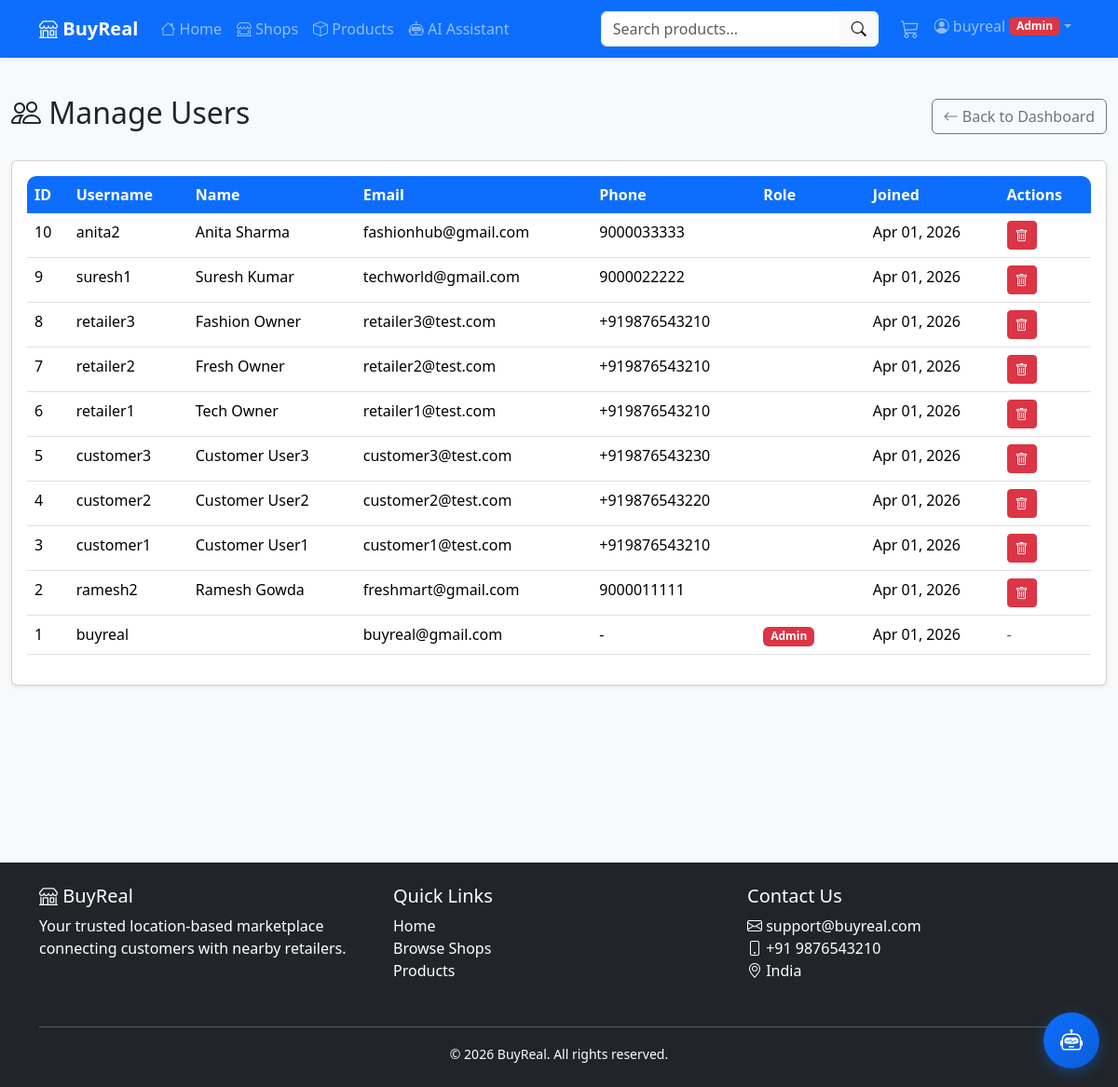
Page /users/admin/users/ (signed in) on the committed database.
### users/models.py (models this page shows, shortened)
class CustomUser(AbstractUser):
    ROLE_CHOICES = (
        ('customer', 'Customer'),
        ('retailer', 'Retailer'),
    )
    role = models.CharField(max_length=10, choices=ROLE_CHOICES, default='customer')
    phone = models.CharField(validators=[phone_regex], max_length=17, blank=True, null=True)
    address = models.TextField(blank=True, null=True)
    city = models.CharField(max_length=100, blank=True, null=True)
    state = models.CharField(max_length=100, blank=True, null=True)
    pincode = models.CharField(max_length=10, blank=True, null=True)
    latitude = models.DecimalField(max_digits=9, decimal_places=6, blank=True, null=True)
    longitude = models.DecimalField(max_digits=9, decimal_places=6, blank=True, null=True)
    profile_picture = models.ImageField(upload_to='profile_pics/', blank=True, null=True)
    created_at = models.DateTimeField(auto_now_add=True)
    updated_at = models.DateTimeField(auto_now=True)
    class Meta:
        verbose_name = 'User'
        verbose_name_plural = 'Users'

### users/views.py (the view)
# urls.py: path('admin/users/', views.admin_users, name='admin_users'),
@login_required
@user_passes_test(is_admin)
def admin_users(request):
    users = CustomUser.objects.all().order_by('-date_joined')
    return render(request, 'users/admin_users.html', {'users': users})

### orders/context_processors.py (called while the page is built)
def cart_count(request):
    count = 0
    if request.user.is_authenticated:
        try:
            if hasattr(request.user, 'role') and request.user.role == 'customer':
                if hasattr(request.user, 'cart'):
                    count = request.user.cart.total_items
        except Exception:
            count = 0
    return {'cart_count': count}

### orders/models.py (called while the page is built)
    @property
    def total_items(self):
        return sum(item.quantity for item in self.items.all())

### users/views.py (called while the page is built)
def is_admin(user):
    return user.is_superuser

### templates/users/admin_users.html (shortened to what this page needs)
{% extends 'base.html' %}
{% block content %}
<div class="container-fluid py-4">
    <div class="d-flex justify-content-between align-items-center mb-4">
        <h2><i class="bi bi-people"></i> Manage Users</h2>
        <a href="{% url 'users:admin_dashboard' %}" class="btn btn-outline-secondary">
            <i class="bi bi-arrow-left"></i> Back to Dashboard
        </a>
    </div>
    <div class="card shadow-sm">
        <div class="card-body">
            <div class="table-responsive">
                <table class="table table-hover">
                    <thead>
                        <tr>
                            <th>ID</th>
                            <th>Username</th>
                            <th>Name</th>
                            <th>Email</th>
                            <th>Phone</th>
                            <th>Role</th>
                            <th>Joined</th>
                            <th>Actions</th>
                        </tr>
                    </thead>
                    <tbody>
                        {% for u in users %}
                            <tr>
                                <td>{{ u.id }}</td>
                                <td>{{ u.username }}</td>
                                <td>{{ u.get_full_name }}</td>
                                <td>{{ u.email }}</td>
                                <td>{{ u.phone|default:"-" }}</td>
                                <td>
                                    {% if u.is_superuser %}
                                        <span class="badge bg-danger">Admin</span>
                                    {% else %}
                                        <span class="badge bg-{{ u.role }}">{{ u.get_role_display }}</span>
                                    {% endif %}
                                </td>
                                <td>{{ u.date_joined|date:"M d, Y" }}</td>
                                <td>
                                    {% if not u.is_superuser %}
                                        <a href="{% url 'users:admin_delete_user' u.id %}"
                                           class="btn btn-sm btn-danger delete-btn"
                                           onclick="return confirm('Are you sure you want to delete this user?');">
                                            <i class="bi bi-trash"></i>
                                        </a>
                                    {% else %}
                                        <span class="text-muted">-</span>
                                    {% endif %}
                                </td>
                            </tr>
                        {% endfor %}
                    </tbody>
                </table>
            </div>
        </div>
    </div>
</div>
{% endblock %}

### templates/navbar.html (shortened to what this page needs)
{% load static %}
<nav class="navbar navbar-expand-lg navbar-dark bg-primary shadow-sm sticky-top">
    <div class="container">
        <a class="navbar-brand fw-bold" href="{% url 'home' %}">
            <i class="bi bi-shop"></i> BuyReal
        </a>
        <div class="collapse navbar-collapse" id="navbarNav">
            <ul class="navbar-nav me-auto mb-2 mb-lg-0">
                <li class="nav-item">
                    <a class="nav-link" href="{% url 'home' %}">
                        <i class="bi bi-house"></i> Home
                    </a>
                </li>
                <li class="nav-item">
                    <a class="nav-link" href="{% url 'shops:shop_list' %}">
                        <i class="bi bi-shop-window"></i> Shops
                    </a>
                </li>
                <li class="nav-item">
                    <a class="nav-link" href="{% url 'products:product_list' %}">
                        <i class="bi bi-box"></i> Products
                    </a>
                </li>
                {% if user.is_authenticated %}
                <li class="nav-item">
                    <a class="nav-link" href="{% url 'ai_services:chatbot_page' %}">
                        <i class="bi bi-robot"></i> AI Assistant
                    </a>
                </li>
                {% endif %}
            </ul>
            <form class="d-flex me-3 position-relative" action="{% url 'products:product_list' %}" method="GET" id="searchForm">
                <div class="input-group">
                    <input class="form-control" type="search" name="search" id="searchInput" placeholder="Search products..." aria-label="Search" value="{{ request.GET.search }}" autocomplete="off">
                    <button class="btn btn-light" type="submit">
                        <i class="bi bi-search"></i>
                    </button>
                </div>
            </form>
            <ul class="navbar-nav">
                {% if user.is_authenticated %}
                    {% if user.role == 'customer' %}
                        <li class="nav-item">
                            <a class="nav-link position-relative" href="{% url 'orders:cart' %}">
                                <i class="bi bi-cart3 fs-5"></i>
                            </a>
                        </li>
                    {% endif %}
                    <li class="nav-item dropdown">
                        <a class="nav-link dropdown-toggle d-flex align-items-center" href="#" id="userDropdown" role="button" data-bs-toggle="dropdown" aria-expanded="false">
                            <i class="bi bi-person-circle me-1"></i>
                            <span class="d-none d-md-inline">{{ user.first_name|default:user.username }}</span>
                            {% if user.role == 'retailer' %}
                                <span class="badge bg-warning text-dark ms-1 d-none d-md-inline">Retailer</span>
                            {% elif user.is_superuser %}
                                <span class="badge bg-danger ms-1 d-none d-md-inline">Admin</span>
                            {% endif %}
                        </a>
                    </li>
                {% endif %}
            </ul>
        </div>
    </div>
</nav>

### static/css/style.css (style rules this page uses)
:root { --primary-color: #0d6efd; --secondary-color: #6c757d; --success-color: #198754; --warning-color: #ffc107; --danger-color: #dc3545; --dark-color: #212529; --light-color: #f8f9fa; }
body { font-family: 'Segoe UI', Tahoma, Geneva, Verdana, sans-serif; background-color: #f8f9fa; }
.card { transition: transform 0.3s ease, box-shadow 0.3s ease; }
.table-responsive { border-radius: 10px; overflow: hidden; }
.table thead th { background-color: var(--primary-color); color: white; font-weight: 600; border: none; }

### rows in the picture
CustomUser: first_name "buyreal", id "1", username "buyreal", email "buyreal@gmail.com", phone "-", is_superuser "Admin", date_joined "Apr 01, 2026"
CustomUser: id "10", username "anita2", get_full_name "Anita Sharma", email "fashionhub@gmail.com", phone "9000033333", date_joined "Apr 01, 2026", is_superuser False (drawn)
CustomUser: id "9", username "suresh1", get_full_name "Suresh Kumar", email "techworld@gmail.com", phone "9000022222", date_joined "Apr 01, 2026", is_superuser False (drawn)
CustomUser: id "8", username "retailer3", get_full_name "Fashion Owner", email "retailer3@test.com", phone "+919876543210", date_joined "Apr 01, 2026", is_superuser False (drawn)
CustomUser: id "7", username "retailer2", get_full_name "Fresh Owner", email "retailer2@test.com", phone "+919876543210", date_joined "Apr 01, 2026", is_superuser False (drawn)
CustomUser: id "6", username "retailer1", get_full_name "Tech Owner", email "retailer1@test.com", phone "+919876543210", date_joined "Apr 01, 2026", is_superuser False (drawn)
CustomUser: id "5", username "customer3", get_full_name "Customer User3", email "customer3@test.com", phone "+919876543230", date_joined "Apr 01, 2026", is_superuser False (drawn)
CustomUser: id "4", username "customer2", get_full_name "Customer User2", email "customer2@test.com", phone "+919876543220", date_joined "Apr 01, 2026", is_superuser False (drawn)
CustomUser: id "3", username "customer1", get_full_name "Customer User1", email "customer1@test.com", phone "+919876543210", date_joined "Apr 01, 2026", is_superuser False (drawn)
CustomUser: id "2", username "ramesh2", get_full_name "Ramesh Gowda", email "freshmart@gmail.com", phone "9000011111", date_joined "Apr 01, 2026", is_superuser False (drawn)
